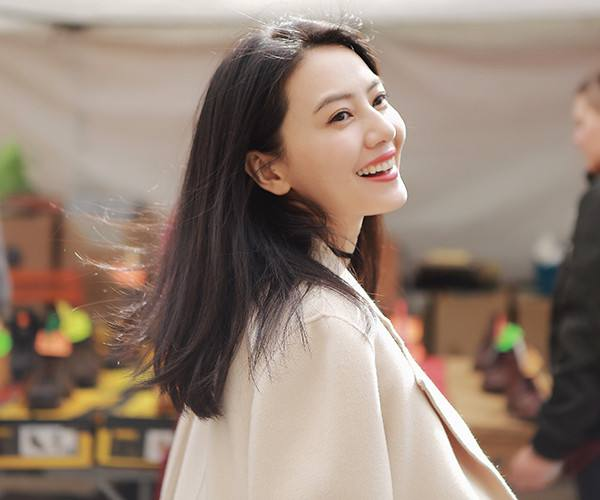
#> input picture pic.jpg, 600 x 500 px
$ python picture.py
#> lines starting #> are read from the running program, lines starting #| are printed output that depends on the picture
# import base64
# import cv2
# from matplotlib import pyplot as plt
# import numpy as np
# #RGB到灰度图转换公式：Y' = 0.299 R + 0.587 G + 0.114 B
# def rgb2gray(rgb):
#     #dot，类似于矩阵相乘
#     return np.dot(rgb[...,:3], [0.299, 0.587, 0.144])
# img=cv2.imread("pic.jpg")
# # cv2.imread("",flags)
# # flags = -1：imread按解码得到的方式读入图像
# # flags = 0：imread按单通道的方式读入图像，即灰白图像
# # flags = 1：imread按三通道方式读入图像，即彩色图像
# ##通过opencv显示图像
# # cv2.imshow("img",img)
# # #等待x ms，如果在此期间有按键按下，则立即结束并返回按下按键的ASCII码，否则返回-1
# # # 如果x=0，那么无限等待下去，直到有按键按下
# # cv2.waitKey(0)
# #plt.imshow是对图像进行处理并显示格式
# plt.imshow(img)
# #plt.show是显示经过plt.imshow处理后的图像
# plt.show()
# ##利用cvtcolor函数显示灰度图
# # imgray=cv2.cvtColor(img,cv2.COLOR_RGB2GRAY)
# #利用自定义函数显示灰度图
# imgray=rgb2gray(img)
# plt.imshow(imgray)
# plt.show()
# # base64.b64encode(s[, altchars])
# # base64.b64decode(s[, altchars])
# # altchars为可选的参数，用来替换+和/的一个两个长度的字符串。
# #base64.urlsafe_b64encode(s)
# # base64.urlsafe_b64decode(s)
# # 此方法中用-代替了+，用_代替了/，这样可以保证编码后的字符串放在url里可以正常访问
# #base64加密：base64.b64encode(XXX)
# imgray_cip=base64.urlsafe_b64encode(imgray)
# #imgray_cip是字符串，所以不能用cv2.imshow
# #base64解密：base64.b64decode(base64.b64encode(XXX))
# imgray_laws=base64.urlsafe_b64decode(imgray_cip)
# plt.imshow(imgray_laws)
# plt.show()


#by hgg
import base64
import cv2
from matplotlib import pyplot as plt
import numpy as np
#RGB到灰度图转换公式：Y' = 0.299 R + 0.587 G + 0.114 B
def rgb2gray(rgb):
    #dot，类似于矩阵相乘
    #----------rgb[...,:3]
    return np.dot(rgb[...,:3], [0.299, 0.587, 0.144])
img=cv2.imread("pic.jpg")
#> img is the input picture: shape (500, 600, 3); mean B, G, R 116.5, 129.5, 148.2
# cv2.imread("",flags)
# flags = -1：imread按解码得到的方式读入图像
# flags = 0：imread按单通道的方式读入图像，即灰白图像
# flags = 1：imread按三通道方式读入图像，即彩色图像
##通过opencv显示图像
# cv2.imshow("img",img)
# #等待x ms，如果在此期间有按键按下，则立即结束并返回按下按键的ASCII码，否则返回-1
# # 如果x=0，那么无限等待下去，直到有按键按下
# cv2.waitKey(0)
#plt.imshow是对图像进行处理并显示格式
# plt.imshow(img)
# #plt.show是显示经过plt.imshow处理后的图像
# plt.show()
##利用cvtcolor函数显示灰度图
imgray1=cv2.cvtColor(img,cv2.COLOR_RGB2GRAY)
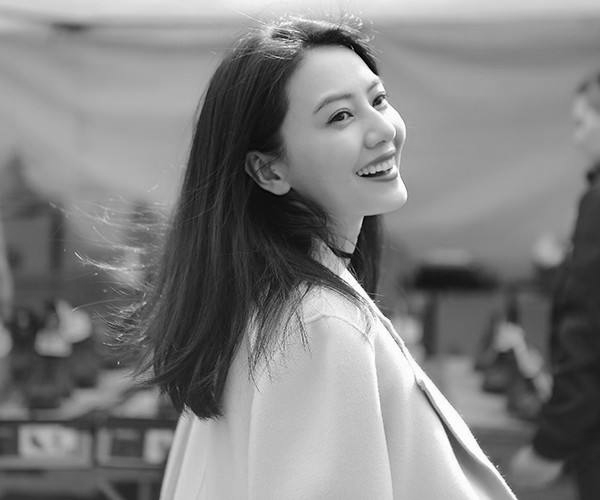
#> imgray1: shape (500, 600); min 0, max 255, mean 127.8
#利用自定义函数显示灰度图
imgray=rgb2gray(img)
# diff = np.sum(imgray1 - imgray)
# print(diff)
#表示将整个图像窗口分为1行2列, 当前位置为1.
# 其中各个参数也可以用逗号，分隔开。
# 第一个参数代表子图的行数；第二个参数代表该行图像的列数；
# 第三个参数代表每行的第几个图像。
# plt.subplot(121),plt.imshow(imgray1)
# plt.subplot(122),plt.imshow(imgray)
# # plt.imshow(imgray)
# plt.show()
#base64加密：base64.b64encode(XXX)
# imgray_cip=base64.urlsafe_b64encode(imgray)
# #imgray_cip是字符串，所以不能用cv2.imshow
# print(imgray_cip)
# #base64解密：base64.b64decode(base64.b64encode(XXX))
# imgray_laws=base64.urlsafe_b64decode(imgray_cip)
# plt.imshow(imgray)
# plt.show()
#imgray.shape表示图片的高度、宽度、通道数
print(imgray.shape)
#| (500, 600)
# '.jpg'表示把当前图片img按照jpg格式编码，按照不同格式编码的结果不一样
# cv2.imencode()函数是将图片格式转换(编码)成流数据，赋值到内存缓存中;
# 主要用于图像数据格式的压缩，方便网络传输.
#将灰度图转换成数组存进内存，变量imgEncode指向该内存地址
#图片，数组，字符串，加密，解密，数组，图片
imgEncode = cv2.imencode(".jpg", imgray)[1]
#np.array的作用：将数组[[1,2],[4,5],[3,6]]转换成
# [[1 2]
#  [4 5]
#  [3 6]]的格式输出
#np.array(imgEncode).tostring()将图片转换成的数组转换成字符串
#base64.b64encode：将字符串加密
imgBase64Str = base64.b64encode(np.array(imgEncode).tostring())

#对字符串解密
tImg = base64.b64decode(imgBase64Str)
#np.fromstring(tImg, dtype='uint8')将解密后的字符串转换成数组
# cv2.imdecode()从指定的内存缓存中读取数据，并把数据转换(解码)成图像格式;
# 主要用于从网络传输数据中恢复出图像。
# uint8是无符号八位整型，表示范围是[0, 255]的整数
tImg = cv2.imdecode(np.fromstring(tImg, dtype='uint8'),1)
print(tImg.shape)    #注意转换前后的矩阵的维数   输入通道是（500， 600），输出变成了（500， 600， 3）
#| (500, 600, 3)
#查一下图的表示方法
plt.imshow(tImg)
plt.show()
